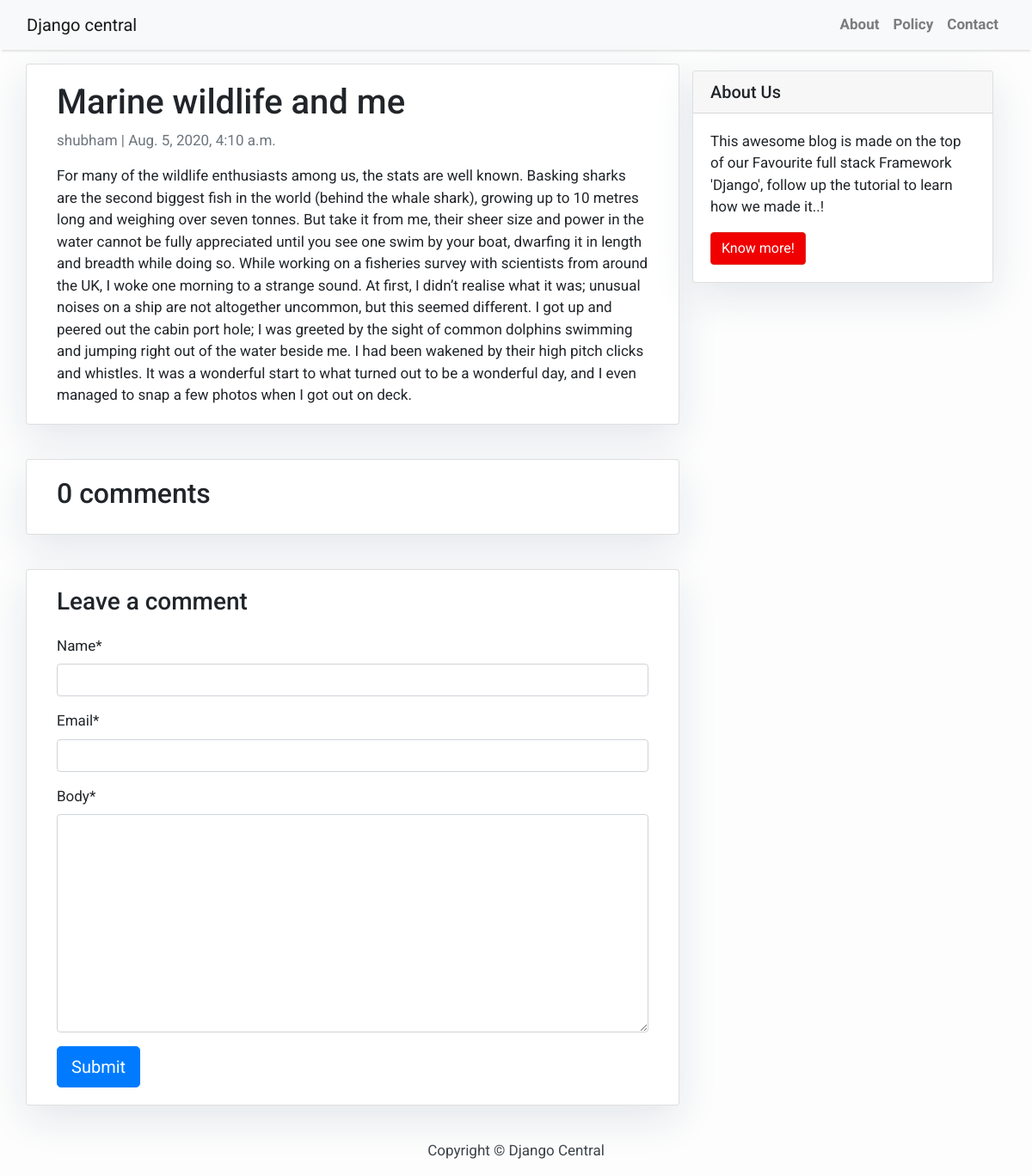
/marine-wildlife-and-me/, run on the app's committed database.
### blog/models.py (models this page shows, shortened)
class Post(models.Model):
	title = models.CharField(max_length=200,unique=True)
	slug = models.SlugField(max_length=200,unique=True)
	author = models.ForeignKey(User,on_delete=models.CASCADE,)
	updated_on = models.DateTimeField(auto_now=True)
	content = models.TextField()
	created_on = models.DateTimeField(auto_now_add=True)
	status = models.IntegerField(choices=STATUS,default=0)
	class Meta:
		ordering = ['-created_on']

### blog/views.py (the view)
# urls.py: path('<slug:slug>/', views.post_detail, name='post_detail'),
def post_detail(request, slug):
    template_name = 'post_detail.html'
    post = get_object_or_404(Post, slug=slug)
    comments = post.comments.filter(active=True)
    new_comment = None
    if request.method == 'POST':
        comment_form = CommentForm(data=request.POST)
        if comment_form.is_valid():
            new_comment = comment_form.save(commit=False)
            new_comment.post = post
            new_comment.save()
    else:
        comment_form = CommentForm()
    return render(request, template_name, {'post': post,
                                           'comments': comments,
                                           'new_comment': new_comment,
                                           'comment_form': comment_form})

### blog/forms.py
class CommentForm(forms.ModelForm):
    class Meta:
        model = Comment
        fields = ('name', 'email', 'body')

### templates/post_detail.html (shortened to what this page needs)
{% extends 'base.html' %} {% block content %}
{% load crispy_forms_tags %}
<div class="container">
  <div class="row">
    <div class="col-md-8 card mb-4  mt-3 left  top">
      <div class="card-body">
        <h1>{% block title %} {{ post.title }} {% endblock title %}</h1>
        <p class=" text-muted">{{ post.author }} | {{ post.created_on }}</p>
        <p class="card-text ">{{ post.content | safe }}</p>
      </div>
    </div>
    {% block sidebar %} {% include 'sidebar.html' %} {% endblock sidebar %}
    <div class="col-md-8 card mb-4  mt-3 ">
      <div class="card-body">
        <h2>{{ comments.count }} comments</h2>
      </div>
    </div>
    <div class="col-md-8 card mb-4  mt-3 ">
      <div class="card-body">
        {% if new_comment %}
        <div class="alert alert-success" role="alert">
          Your comment is awaiting moderation
        </div>
        {% else %}
        <h3>Leave a comment</h3>
        <form method="post" style="margin-top: 1.3em;">
          {{ comment_form | crispy }}
          <button type="submit" class="btn btn-primary  btn-lg">Submit</button>
        </form>
        {% endif %}
      </div>
    </div>
  </div>
</div>
{% endblock content %}

### static/css/base.css (style rules this page uses)
body { font-family: "Roboto", sans-serif; font-size: 17px; background-color: #fdfdfd; }
.card { box-shadow: 0 16px 48px #E3E7EB; }

### templates/base.html (style rules this page uses)
body { font-family: "Roboto", sans-serif; font-size: 17px; background-color: #fdfdfd; }

### data on the page
Post: title "Marine wildlife and me", author "shubham", created_on "Aug. 5, 2020, 4:10 a.m.", content "For many of the wildlife enthusiasts among us, the stats are well known. Basking sharks are the second biggest fish in the world (behind the whale shark), growing up to 10 metres long and weighing over seven tonnes. But take it from me, their sheer size and power in the water cannot be fully appreciated until you see one swim by your boat, dwarfing it in length and breadth while doing so. While working on a fisheries survey with scientists from around the UK, I woke one morning to a strange sound. At first, I didn’t realise what it was; unusual noises on a ship are not altogether uncommon, but this seemed different. I got up and peered out the cabin port hole; I was greeted by the sight of…"

### other printed values
{{ comments.count }} "0"
